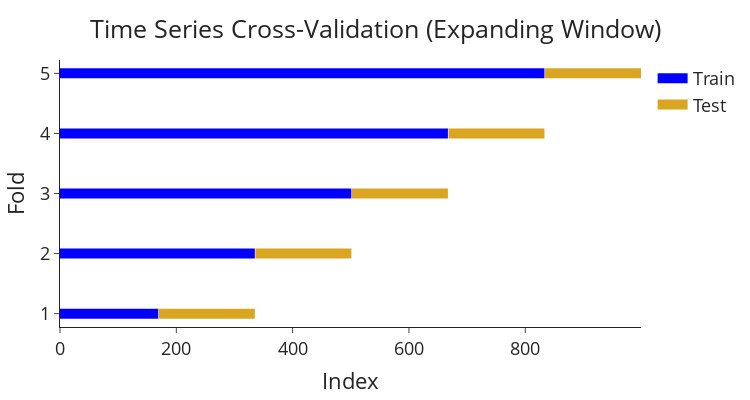
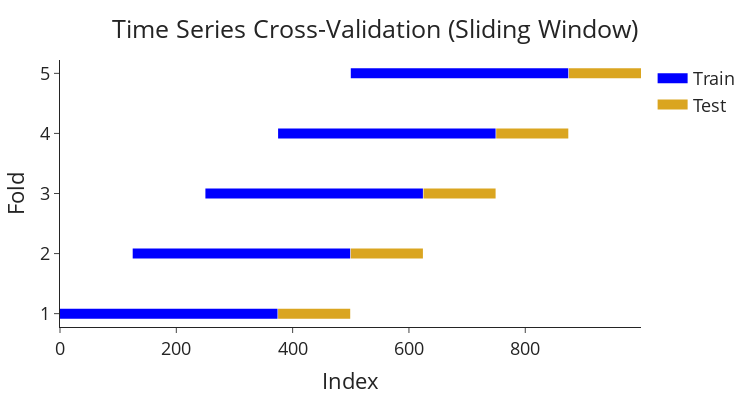

The notebook cell saved with these charts, in order:
### Markdown cell above
## Time Series

### Code cell
def plot_cross_val(splitter_func,
                   df: pd.DataFrame,
                   title_text: str) -> None:
  
    """Function to plot the cross validation of various
    sklearn splitter objects."""

    split = 1
    plot_data = []

    for train_index, valid_index in splitter_func.split(df):
        plot_data.append([train_index, 'Train', f'{split}'])
        plot_data.append([valid_index, 'Test', f'{split}'])
    # for train_index, valid_index in splitter_func.split(df):
    #     plot_data.append([train_index, 'Train', split])
    #     plot_data.append([valid_index, 'Test',  split])
        split += 1

    plot_df = pd.DataFrame(plot_data,
                           columns=['Index', 'Dataset', 'Split'])\
                           .explode('Index')

    fig = go.Figure()
    for _, group in plot_df.groupby('Split'):
        fig.add_trace(go.Scatter(x=group['Index'].loc[group['Dataset'] == 'Train'],
                                 y=group['Split'].loc[group['Dataset'] == 'Train'],
                                 name='Train',
                                 line=dict(color="blue", width=10)
                                 ))
        fig.add_trace(go.Scatter(x=group['Index'].loc[group['Dataset'] == 'Test'],
                                 y=group['Split'].loc[group['Dataset'] == 'Test'],
                                 name='Test',
                                 line=dict(color="goldenrod", width=10)
                                 ))

    fig.update_layout(template="simple_white", font=dict(size=18),
                       title=dict(text=title_text, y=0.95), title_x=0.5, width=750,
                      margin=dict(t=60, b=10, l=20, r=20),
                      height=400, xaxis_title='Index', yaxis_title='Fold')
    
    fig.update_yaxes(categoryorder='array',
                    categoryarray=[str(i) for i in range(1, split+1)])


    legend_names = set()
    fig.for_each_trace(
        lambda trace:
        trace.update(showlegend=False)
        if (trace.name in legend_names) else legend_names.add(trace.name))

    return fig.show()


# Times Series Cross-Validation (Expanding Window)
ts_expandWindow= TimeSeriesSplit(
    n_splits=5
)
plot_cross_val(splitter_func=ts_expandWindow,
               df=data,
               title_text='Time Series Cross-Validation (Expanding Window)')

# Times Series Cross-Validation (Sliding Window)
ts_slideWindow= TimeSeriesSplit(
    n_splits=5,
    max_train_size=375,
    test_size=125,
    gap=0
)
plot_cross_val(splitter_func=ts_slideWindow,
               df=data,
               title_text='Time Series Cross-Validation (Sliding Window)')

### Figure 1 — Plotly figure (JSON) as saved in the notebook; plotly's stock layout.template omitted (floating-point values rounded to 4 significant figures; data arrays with more than 128 entries replaced by an {"elided": "..."} marker saying what was removed)
{"data": [{"line": {"color": "blue", "width": 10}, "name": "Train", "type": "scatter", "x": {"elided": "170 int values"}, "y": {"elided": "170 str values"}}, {"line": {"color": "goldenrod", "width": 10}, "name": "Test", "type": "scatter", "x": {"elided": "166 int values"}, "y": {"elided": "166 str values"}}, {"line": {"color": "blue", "width": 10}, "name": "Train", "showlegend": false, "type": "scatter", "x": {"elided": "336 int values"}, "y": {"elided": "336 str values"}}, {"line": {"color": "goldenrod", "width": 10}, "name": "Test", "showlegend": false, "type": "scatter", "x": {"elided": "166 int values"}, "y": {"elided": "166 str values"}}, {"line": {"color": "blue", "width": 10}, "name": "Train", "showlegend": false, "type": "scatter", "x": {"elided": "502 int values"}, "y": {"elided": "502 str values"}}, {"line": {"color": "goldenrod", "width": 10}, "name": "Test", "showlegend": false, "type": "scatter", "x": {"elided": "166 int values"}, "y": {"elided": "166 str values"}}, {"line": {"color": "blue", "width": 10}, "name": "Train", "showlegend": false, "type": "scatter", "x": {"elided": "668 int values"}, "y": {"elided": "668 str values"}}, {"line": {"color": "goldenrod", "width": 10}, "name": "Test", "showlegend": false, "type": "scatter", "x": {"elided": "166 int values"}, "y": {"elided": "166 str values"}}, {"line": {"color": "blue", "width": 10}, "name": "Train", "showlegend": false, "type": "scatter", "x": {"elided": "834 int values"}, "y": {"elided": "834 str values"}}, {"line": {"color": "goldenrod", "width": 10}, "name": "Test", "showlegend": false, "type": "scatter", "x": {"elided": "166 int values"}, "y": {"elided": "166 str values"}}], "layout": {"font": {"size": 18}, "height": 400, "margin": {"b": 10, "l": 20, "r": 20, "t": 60}, "title": {"text": "Time Series Cross-Validation (Expanding Window)", "x": 0.5, "y": 0.95}, "width": 750, "xaxis": {"title": {"text": "Index"}}, "yaxis": {"categoryarray": ["1", "2", "3", "4", "5", "6"], "categoryorder": "array", "title": {"text": "Fold"}}}}

### Figure 2 — Plotly figure (JSON) as saved in the notebook; plotly's stock layout.template omitted (floating-point values rounded to 4 significant figures; data arrays with more than 128 entries replaced by an {"elided": "..."} marker saying what was removed)
{"data": [{"line": {"color": "blue", "width": 10}, "name": "Train", "type": "scatter", "x": {"elided": "375 int values"}, "y": {"elided": "375 str values"}}, {"line": {"color": "goldenrod", "width": 10}, "name": "Test", "type": "scatter", "x": [375, 376, 377, 378, 379, 380, 381, 382, 383, 384, 385, 386, 387, 388, 389, 390, 391, 392, 393, 394, 395, 396, 397, 398, 399, 400, 401, 402, 403, 404, 405, 406, 407, 408, 409, 410, 411, 412, 413, 414, 415, 416, 417, 418, 419, 420, 421, 422, 423, 424, 425, 426, 427, 428, 429, 430, 431, 432, 433, 434, 435, 436, 437, 438, 439, 440, 441, 442, 443, 444, 445, 446, 447, 448, 449, 450, 451, 452, 453, 454, 455, 456, 457, 458, 459, 460, 461, 462, 463, 464, 465, 466, 467, 468, 469, 470, 471, 472, 473, 474, 475, 476, 477, 478, 479, 480, 481, 482, 483, 484, 485, 486, 487, 488, 489, 490, 491, 492, 493, 494, 495, 496, 497, 498, 499], "y": ["1", "1", "1", "1", "1", "1", "1", "1", "1", "1", "1", "1", "1", "1", "1", "1", "1", "1", "1", "1", "1", "1", "1", "1", "1", "1", "1", "1", "1", "1", "1", "1", "1", "1", "1", "1", "1", "1", "1", "1", "1", "1", "1", "1", "1", "1", "1", "1", "1", "1", "1", "1", "1", "1", "1", "1", "1", "1", "1", "1", "1", "1", "1", "1", "1", "1", "1", "1", "1", "1", "1", "1", "1", "1", "1", "1", "1", "1", "1", "1", "1", "1", "1", "1", "1", "1", "1", "1", "1", "1", "1", "1", "1", "1", "1", "1", "1", "1", "1", "1", "1", "1", "1", "1", "1", "1", "1", "1", "1", "1", "1", "1", "1", "1", "1", "1", "1", "1", "1", "1", "1", "1", "1", "1", "1"]}, {"line": {"color": "blue", "width": 10}, "name": "Train", "showlegend": false, "type": "scatter", "x": {"elided": "375 int values"}, "y": {"elided": "375 str values"}}, {"line": {"color": "goldenrod", "width": 10}, "name": "Test", "showlegend": false, "type": "scatter", "x": [500, 501, 502, 503, 504, 505, 506, 507, 508, 509, 510, 511, 512, 513, 514, 515, 516, 517, 518, 519, 520, 521, 522, 523, 524, 525, 526, 527, 528, 529, 530, 531, 532, 533, 534, 535, 536, 537, 538, 539, 540, 541, 542, 543, 544, 545, 546, 547, 548, 549, 550, 551, 552, 553, 554, 555, 556, 557, 558, 559, 560, 561, 562, 563, 564, 565, 566, 567, 568, 569, 570, 571, 572, 573, 574, 575, 576, 577, 578, 579, 580, 581, 582, 583, 584, 585, 586, 587, 588, 589, 590, 591, 592, 593, 594, 595, 596, 597, 598, 599, 600, 601, 602, 603, 604, 605, 606, 607, 608, 609, 610, 611, 612, 613, 614, 615, 616, 617, 618, 619, 620, 621, 622, 623, 624], "y": ["2", "2", "2", "2", "2", "2", "2", "2", "2", "2", "2", "2", "2", "2", "2", "2", "2", "2", "2", "2", "2", "2", "2", "2", "2", "2", "2", "2", "2", "2", "2", "2", "2", "2", "2", "2", "2", "2", "2", "2", "2", "2", "2", "2", "2", "2", "2", "2", "2", "2", "2", "2", "2", "2", "2", "2", "2", "2", "2", "2", "2", "2", "2", "2", "2", "2", "2", "2", "2", "2", "2", "2", "2", "2", "2", "2", "2", "2", "2", "2", "2", "2", "2", "2", "2", "2", "2", "2", "2", "2", "2", "2", "2", "2", "2", "2", "2", "2", "2", "2", "2", "2", "2", "2", "2", "2", "2", "2", "2", "2", "2", "2", "2", "2", "2", "2", "2", "2", "2", "2", "2", "2", "2", "2", "2"]}, {"line": {"color": "blue", "width": 10}, "name": "Train", "showlegend": false, "type": "scatter", "x": {"elided": "375 int values"}, "y": {"elided": "375 str values"}}, {"line": {"color": "goldenrod", "width": 10}, "name": "Test", "showlegend": false, "type": "scatter", "x": [625, 626, 627, 628, 629, 630, 631, 632, 633, 634, 635, 636, 637, 638, 639, 640, 641, 642, 643, 644, 645, 646, 647, 648, 649, 650, 651, 652, 653, 654, 655, 656, 657, 658, 659, 660, 661, 662, 663, 664, 665, 666, 667, 668, 669, 670, 671, 672, 673, 674, 675, 676, 677, 678, 679, 680, 681, 682, 683, 684, 685, 686, 687, 688, 689, 690, 691, 692, 693, 694, 695, 696, 697, 698, 699, 700, 701, 702, 703, 704, 705, 706, 707, 708, 709, 710, 711, 712, 713, 714, 715, 716, 717, 718, 719, 720, 721, 722, 723, 724, 725, 726, 727, 728, 729, 730, 731, 732, 733, 734, 735, 736, 737, 738, 739, 740, 741, 742, 743, 744, 745, 746, 747, 748, 749], "y": ["3", "3", "3", "3", "3", "3", "3", "3", "3", "3", "3", "3", "3", "3", "3", "3", "3", "3", "3", "3", "3", "3", "3", "3", "3", "3", "3", "3", "3", "3", "3", "3", "3", "3", "3", "3", "3", "3", "3", "3", "3", "3", "3", "3", "3", "3", "3", "3", "3", "3", "3", "3", "3", "3", "3", "3", "3", "3", "3", "3", "3", "3", "3", "3", "3", "3", "3", "3", "3", "3", "3", "3", "3", "3", "3", "3", "3", "3", "3", "3", "3", "3", "3", "3", "3", "3", "3", "3", "3", "3", "3", "3", "3", "3", "3", "3", "3", "3", "3", "3", "3", "3", "3", "3", "3", "3", "3", "3", "3", "3", "3", "3", "3", "3", "3", "3", "3", "3", "3", "3", "3", "3", "3", "3", "3"]}, {"line": {"color": "blue", "width": 10}, "name": "Train", "showlegend": false, "type": "scatter", "x": {"elided": "375 int values"}, "y": {"elided": "375 str values"}}, {"line": {"color": "goldenrod", "width": 10}, "name": "Test", "showlegend": false, "type": "scatter", "x": [750, 751, 752, 753, 754, 755, 756, 757, 758, 759, 760, 761, 762, 763, 764, 765, 766, 767, 768, 769, 770, 771, 772, 773, 774, 775, 776, 777, 778, 779, 780, 781, 782, 783, 784, 785, 786, 787, 788, 789, 790, 791, 792, 793, 794, 795, 796, 797, 798, 799, 800, 801, 802, 803, 804, 805, 806, 807, 808, 809, 810, 811, 812, 813, 814, 815, 816, 817, 818, 819, 820, 821, 822, 823, 824, 825, 826, 827, 828, 829, 830, 831, 832, 833, 834, 835, 836, 837, 838, 839, 840, 841, 842, 843, 844, 845, 846, 847, 848, 849, 850, 851, 852, 853, 854, 855, 856, 857, 858, 859, 860, 861, 862, 863, 864, 865, 866, 867, 868, 869, 870, 871, 872, 873, 874], "y": ["4", "4", "4", "4", "4", "4", "4", "4", "4", "4", "4", "4", "4", "4", "4", "4", "4", "4", "4", "4", "4", "4", "4", "4", "4", "4", "4", "4", "4", "4", "4", "4", "4", "4", "4", "4", "4", "4", "4", "4", "4", "4", "4", "4", "4", "4", "4", "4", "4", "4", "4", "4", "4", "4", "4", "4", "4", "4", "4", "4", "4", "4", "4", "4", "4", "4", "4", "4", "4", "4", "4", "4", "4", "4", "4", "4", "4", "4", "4", "4", "4", "4", "4", "4", "4", "4", "4", "4", "4", "4", "4", "4", "4", "4", "4", "4", "4", "4", "4", "4", "4", "4", "4", "4", "4", "4", "4", "4", "4", "4", "4", "4", "4", "4", "4", "4", "4", "4", "4", "4", "4", "4", "4", "4", "4"]}, {"line": {"color": "blue", "width": 10}, "name": "Train", "showlegend": false, "type": "scatter", "x": {"elided": "375 int values"}, "y": {"elided": "375 str values"}}, {"line": {"color": "goldenrod", "width": 10}, "name": "Test", "showlegend": false, "type": "scatter", "x": [875, 876, 877, 878, 879, 880, 881, 882, 883, 884, 885, 886, 887, 888, 889, 890, 891, 892, 893, 894, 895, 896, 897, 898, 899, 900, 901, 902, 903, 904, 905, 906, 907, 908, 909, 910, 911, 912, 913, 914, 915, 916, 917, 918, 919, 920, 921, 922, 923, 924, 925, 926, 927, 928, 929, 930, 931, 932, 933, 934, 935, 936, 937, 938, 939, 940, 941, 942, 943, 944, 945, 946, 947, 948, 949, 950, 951, 952, 953, 954, 955, 956, 957, 958, 959, 960, 961, 962, 963, 964, 965, 966, 967, 968, 969, 970, 971, 972, 973, 974, 975, 976, 977, 978, 979, 980, 981, 982, 983, 984, 985, 986, 987, 988, 989, 990, 991, 992, 993, 994, 995, 996, 997, 998, 999], "y": ["5", "5", "5", "5", "5", "5", "5", "5", "5", "5", "5", "5", "5", "5", "5", "5", "5", "5", "5", "5", "5", "5", "5", "5", "5", "5", "5", "5", "5", "5", "5", "5", "5", "5", "5", "5", "5", "5", "5", "5", "5", "5", "5", "5", "5", "5", "5", "5", "5", "5", "5", "5", "5", "5", "5", "5", "5", "5", "5", "5", "5", "5", "5", "5", "5", "5", "5", "5", "5", "5", "5", "5", "5", "5", "5", "5", "5", "5", "5", "5", "5", "5", "5", "5", "5", "5", "5", "5", "5", "5", "5", "5", "5", "5", "5", "5", "5", "5", "5", "5", "5", "5", "5", "5", "5", "5", "5", "5", "5", "5", "5", "5", "5", "5", "5", "5", "5", "5", "5", "5", "5", "5", "5", "5", "5"]}], "layout": {"font": {"size": 18}, "height": 400, "margin": {"b": 10, "l": 20, "r": 20, "t": 60}, "title": {"text": "Time Series Cross-Validation (Sliding Window)", "x": 0.5, "y": 0.95}, "width": 750, "xaxis": {"title": {"text": "Index"}}, "yaxis": {"categoryarray": ["1", "2", "3", "4", "5", "6"], "categoryorder": "array", "title": {"text": "Fold"}}}}
